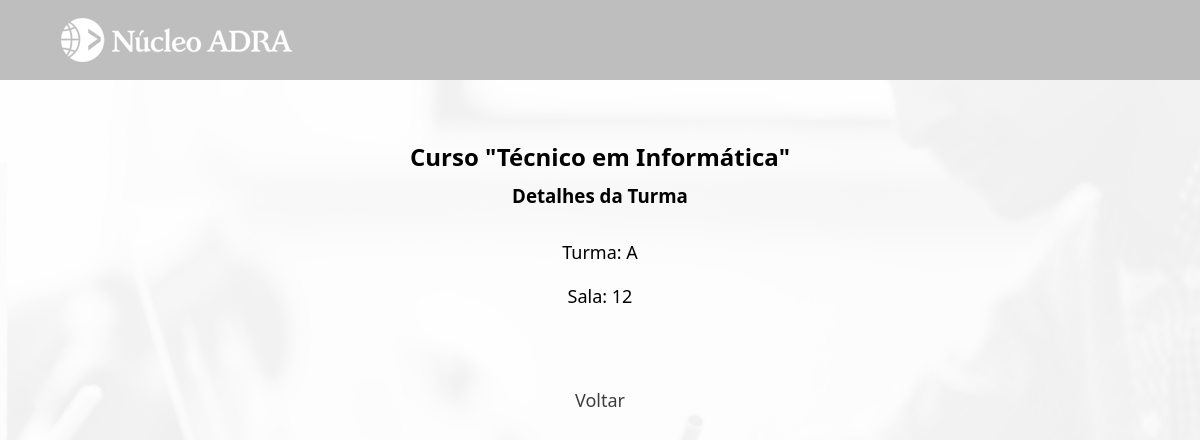
The app's page /institucional/curso/turma/read.php?c=4&id=3 with its own data.
### tables this page shows
CREATE TABLE IF NOT EXISTS `curso` (
  `id_curso` int UNSIGNED NOT NULL AUTO_INCREMENT,
  `nome` varchar(45) NOT NULL,
  `sigla` varchar(5) DEFAULT NULL,
  `descricao` text NOT NULL,
  `area` varchar(40) NOT NULL,
  `ch` smallint UNSIGNED DEFAULT NULL,
  `periodo` enum('M','V','N') DEFAULT NULL,
  `curso_inicio` date DEFAULT NULL,
  `curso_fim` date DEFAULT NULL,
  `hora_inicio` char(5) DEFAULT NULL,
  `hora_fim` char(5) DEFAULT NULL,
  `valor` decimal(6,2) UNSIGNED DEFAULT NULL,
  PRIMARY KEY (`id_curso`)
);

CREATE TABLE IF NOT EXISTS `turma` (
  `id` int UNSIGNED NOT NULL AUTO_INCREMENT,
  `codigo` char(2) NOT NULL,
  `curso_id_curso` int UNSIGNED NOT NULL,
  `sala` varchar(20) DEFAULT NULL,
  PRIMARY KEY (`id`,`curso_id_curso`),
  KEY `fk_turma_curso1_idx` (`curso_id_curso`)
);

### institucional/curso/turma/read.php (the view, shortened to what this page needs)
<?php
    require_once "../../../util/config.php";
    $idCurso = $_GET['c'];
    $sql_1 = "SELECT * FROM curso";
    $result_1 = mysqli_query($link, $sql_1);
    while($row = mysqli_fetch_array($result_1)){
        if($idCurso == $row['id_curso']){
            $nomeCurso = $row['nome'];
        }
    }
    if($_GET['id']){
        $id = $_GET['id'];
        $sql = "SELECT * FROM turma WHERE id = ?";
        $stmt = mysqli_prepare($link, $sql);
        mysqli_stmt_bind_param($stmt, "i", $id);
        mysqli_stmt_execute($stmt);
        $result = mysqli_stmt_get_result($stmt);
        $row = mysqli_fetch_array($result);
    }
?>
<!DOCTYPE html>
<html lang="en">
<head>
    <link rel="stylesheet" href="../../../css/mural.css">
</head>
<body>
    <header>
        <main>
            <div class="cabecalho-conteudo">
                <a href="../../administrador.php">
                <div id="logo" class="opcoes-nav">
                    <img src="../../../imagens/nucleo-adra-branco-232x48.png" alt="logo-adra">
                </div>
                </a>
                <a href="../../usuario.php">
                <div id="perfil" class="opcoes-nav">
                </div>
                </a>
            </div>
        </main>
    </header>
    <div class="container-admin">
        <h2>Curso "<?php echo $nomeCurso; ?>"</h2>
        <h3>Detalhes da Turma</h3>
        <br>
        <p>Turma: <?php echo($row['codigo']) ?></p>
        <p>Sala: <?php echo($row['sala']) ?></p>
    </div>
    <div class="voltar">
        <p><a href='index.php?c=<?php echo $idCurso; ?>'>Voltar</a></p>
    </div>
</body>
</html>

### css/mural.css (style rules this page uses)
* { padding: 0; margin: 0; box-sizing: border-box; font-family:'Segoe UI', Tahoma, Geneva, Verdana, sans-serif; }
body { background: url("../imagens/Professor-icone-branco.png") no-repeat center center fixed; background-size: cover; -webkit-background-size: cover; -moz-background-size: cover; -o-background-size: cover; }
header { height: 10vh; background-color: #bebebe; display: flex; align-items: center; justify-content: center; }
main div { color: white; font-size: 20px; display: flex; justify-content: space-between; align-items: center; }
.cabecalho-conteudo { margin: 0 auto; padding: 0; display: flex; width: 90vw; height: 48px; justify-content: space-between; align-items: center; }
.opcoes-nav { display: flex; gap: 50px; height: 10vh; }
main a { text-decoration: none; }
#logo { cursor: pointer; }
#perfil { display: flex; align-items: center; justify-content: center; cursor: pointer; overflow: hidden; width: 48px; height: 48px; border-radius: 100%; }
p { margin: 10px 0; font-size: 18px; }
.container-admin { padding: 50px; width: 100vw; display: flex; flex-direction: column; align-items: center; }
.container-admin h2 { margin: 10px 0; }
.voltar a { display:flex; justify-content: center; text-decoration: none; cursor: pointer; padding: 10px; border-radius: 10px; color: rgb(61, 61, 61); }

### records on screen
curso: nome "Técnico em Informática"
turma: codigo "A", sala "12"
